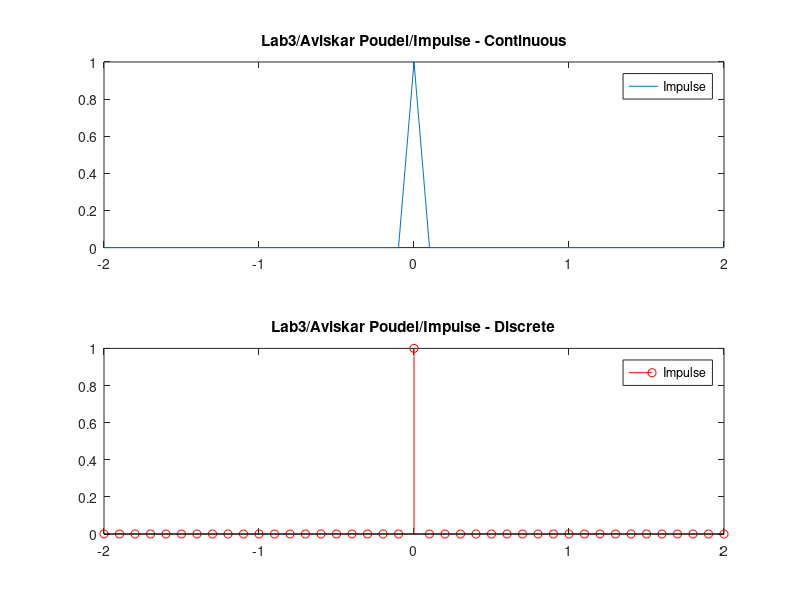

Recreate this plot in MATLAB.

t = -2:0.1:2;
impulse = t == 0;

subplot(2,1,1)
plot(t,impulse)
legend("Impulse")
title('Lab3/Aviskar Poudel/Impulse - Continuous')


subplot(2,1,2)
stem(t,impulse, '-red')
legend("Impulse")
title('Lab3/Aviskar Poudel/Impulse - Discrete')


